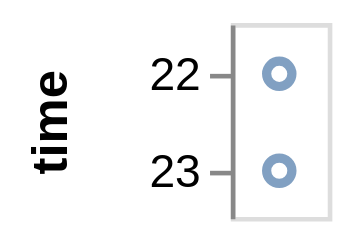

Specify this chart in Vega-Lite:
### Vega specification from a JSON file in a GitHub repository (floating-point values rounded to 4 significant figures)
{"$schema": "https://vega.github.io/schema/vega/v3.0.json", "description": "Google's stock price over time.", "autosize": "pad", "padding": 5, "style": "cell", "data": [{"name": "source_0", "values": [{"date": "10 Oct 2011 22:48:00"}, {"date": "11 Oct 2022 23:00:00"}]}, {"name": "data_0", "source": "source_0", "transform": [{"type": "formula", "expr": "toDate(datum[\"date\"])", "as": "date"}, {"type": "formula", "as": "hours_date", "expr": "datetime(0, 0, 1, hours(datum[\"date\"]), 0, 0, 0)"}]}], "signals": [{"name": "width", "update": "21"}, {"name": "y_step", "value": 21}, {"name": "height", "update": "bandspace(domain('y').length, 1, 0.5) * y_step"}], "marks": [{"name": "marks", "type": "symbol", "style": ["point"], "from": {"data": "data_0"}, "encode": {"update": {"x": {"signal": "width", "mult": 0.5}, "y": {"scale": "y", "field": "hours_date"}, "stroke": {"value": "#4c78a8"}, "fill": {"value": "transparent"}, "opacity": {"value": 0.7}}}}], "scales": [{"name": "y", "type": "point", "domain": {"data": "data_0", "field": "hours_date", "sort": true}, "range": {"step": {"signal": "y_step"}}, "round": true, "padding": 0.5}], "axes": [{"title": "time", "scale": "y", "labelOverlap": true, "orient": "left", "zindex": 1, "encode": {"labels": {"update": {"text": {"signal": "timeFormat(datum.value, '%H')"}}}}}], "config": {"axis": {"domainColor": "#888", "tickColor": "#888"}, "axisY": {"minExtent": 30}}}
